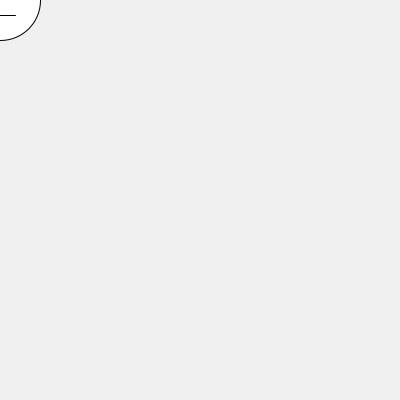
Frame 1 (no input)
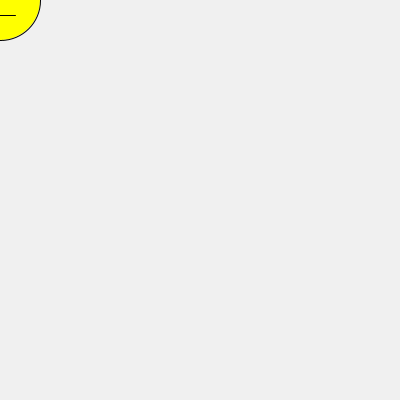
Frame 60 (the mouse pressed at the canvas centre just before this capture)
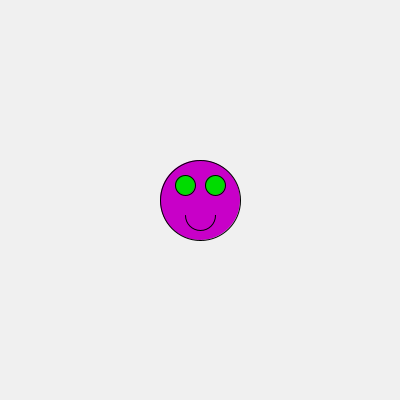
Frame 120 (the mouse held since frame 60 and released just before this capture)

The Processing sketch that drew these frames (run headless with seeded random() and noise(); from frame 60 on, the mouse is pressed at the canvas centre):

// Processing sketch: processing_103291
// ── processing_103291.pde

//Nadav Hardof
//7/8/13
//Happy/Sad face.

void setup() {
  size(400, 400); // set screen size to 400 x 400
  background(0,0,255);
  smooth();
}

void draw() {
  background(240);
  
   ellipse(mouseX, mouseY, 80, 80);
  fill(0,220,0);
  ellipse(mouseX-15,mouseY-15,20,20);
  fill(0,220,0);
  ellipse(mouseX+15,mouseY-15,20,20);
  line(mouseX-15, mouseY+15,mouseX+15,mouseY+15);
  
  if (mousePressed == true) {
     fill(200, 0, 200); //***this value controls the clicked color
    line(mouseX-15, mouseY+15,mouseX+15,mouseY+15);
    arc(mouseX,mouseY+15,30,30,radians(0), radians(180));
  } 
  else {
    fill (255,255,0); //***this fill controls the unclicked color
  }
  /* try changing rect to oval!
   try changing the width and height of the shape 
   (the 3rd and 4th parameters) */

 
}
